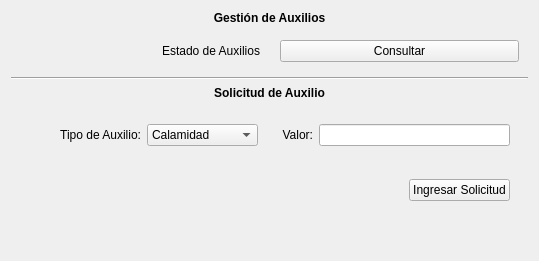
      <widget class="QWidget" name="tab_3">
       <attribute name="title">
        <string>Auxilio</string>
       </attribute>
       <layout class="QVBoxLayout" name="verticalLayout_2">
        <item>
         <widget class="QLabel" name="label_12">
          <property name="text">
           <string>&lt;html&gt;&lt;head/&gt;&lt;body&gt;&lt;p align=&quot;center&quot;&gt;&lt;span style=&quot; font-weight:600;&quot;&gt;Gestión de Auxilios&lt;/span&gt;&lt;/p&gt;&lt;/body&gt;&lt;/html&gt;</string>
          </property>
          <property name="margin">
           <number>10</number>
          </property>
         </widget>
        </item>
        <item>
         <widget class="QWidget" name="widget_5" native="true">
          <layout class="QHBoxLayout" name="horizontalLayout_3">
           <property name="spacing">
            <number>20</number>
           </property>
           <item>
            <widget class="QLabel" name="label_13">
             <property name="text">
              <string>Estado de Auxilios</string>
             </property>
             <property name="alignment">
              <set>Qt::AlignRight|Qt::AlignTrailing|Qt::AlignVCenter</set>
             </property>
            </widget>
           </item>
           <item>
            <widget class="QPushButton" name="bAuxConsulta">
             <property name="text">
              <string>Consultar</string>
             </property>
            </widget>
           </item>
          </layout>
         </widget>
        </item>
        <item>
         <widget class="Line" name="line_2">
          <property name="orientation">
           <enum>Qt::Horizontal</enum>
          </property>
         </widget>
        </item>
        <item>
         <widget class="QLabel" name="label_14">
          <property name="text">
           <string>&lt;html&gt;&lt;head/&gt;&lt;body&gt;&lt;p align=&quot;center&quot;&gt;&lt;span style=&quot; font-weight:600;&quot;&gt;Solicitud de Auxilio&lt;/span&gt;&lt;/p&gt;&lt;/body&gt;&lt;/html&gt;</string>
          </property>
          <property name="margin">
           <number>5</number>
          </property>
         </widget>
        </item>
        <item>
         <widget class="QWidget" name="widget_7" native="true">
          <layout class="QHBoxLayout" name="horizontalLayout_5">
           <item>
            <widget class="QWidget" name="widget_8" native="true">
             <property name="sizePolicy">
              <sizepolicy hsizetype="Expanding" vsizetype="Preferred">
               <horstretch>0</horstretch>
               <verstretch>0</verstretch>
              </sizepolicy>
             </property>
             <layout class="QGridLayout" name="gridLayout_5">
              <item row="0" column="1">
               <widget class="QComboBox" name="cAuxTipo">
                <item>
                 <property name="text">
                  <string>Calamidad</string>
                 </property>
                </item>
                <item>
                 <property name="text">
                  <string>Educativo</string>
                 </property>
                </item>
               </widget>
              </item>
              <item row="0" column="0">
               <widget class="QLabel" name="label_15">
                <property name="text">
                 <string>Tipo de Auxilio:</string>
                </property>
                <property name="alignment">
                 <set>Qt::AlignRight|Qt::AlignTrailing|Qt::AlignVCenter</set>
                </property>
               </widget>
              </item>
             </layout>
            </widget>
           </item>
           <item>
            <widget class="QWidget" name="widget_9" native="true">
             <property name="sizePolicy">
              <sizepolicy hsizetype="Expanding" vsizetype="Preferred">
               <horstretch>0</horstretch>
               <verstretch>0</verstretch>
              </sizepolicy>
             </property>
             <layout class="QHBoxLayout" name="horizontalLayout_6">
              <item>
               <widget class="QLabel" name="label_16">
                <property name="text">
                 <string>Valor:</string>
                </property>
                <property name="alignment">
                 <set>Qt::AlignRight|Qt::AlignTrailing|Qt::AlignVCenter</set>
                </property>
               </widget>
              </item>
              <item>
               <widget class="QLineEdit" name="lAuxValor">
                <property name="sizePolicy">
                 <sizepolicy hsizetype="Expanding" vsizetype="Fixed">
                  <horstretch>0</horstretch>
                  <verstretch>0</verstretch>
                 </sizepolicy>
                </property>
               </widget>
              </item>
             </layout>
            </widget>
           </item>
          </layout>
         </widget>
        </item>
        <item>
         <widget class="QWidget" name="widget_10" native="true">
          <layout class="QHBoxLayout" name="horizontalLayout_7">
           <property name="rightMargin">
            <number>18</number>
           </property>
           <item>
            <spacer name="horizontalSpacer_2">
             <property name="orientation">
              <enum>Qt::Horizontal</enum>
             </property>
             <property name="sizeHint" stdset="0">
              <size>
               <width>389</width>
               <height>20</height>
              </size>
             </property>
            </spacer>
           </item>
           <item>
            <widget class="QPushButton" name="bAuxSolicitud">
             <property name="text">
              <string>Ingresar Solicitud</string>
             </property>
            </widget>
           </item>
          </layout>
         </widget>
        </item>
        <item>
         <spacer name="verticalSpacer_2">
          <property name="orientation">
           <enum>Qt::Vertical</enum>
          </property>
          <property name="sizeHint" stdset="0">
           <size>
            <width>20</width>
            <height>40</height>
           </size>
          </property>
         </spacer>
        </item>
       </layout>
      </widget>
